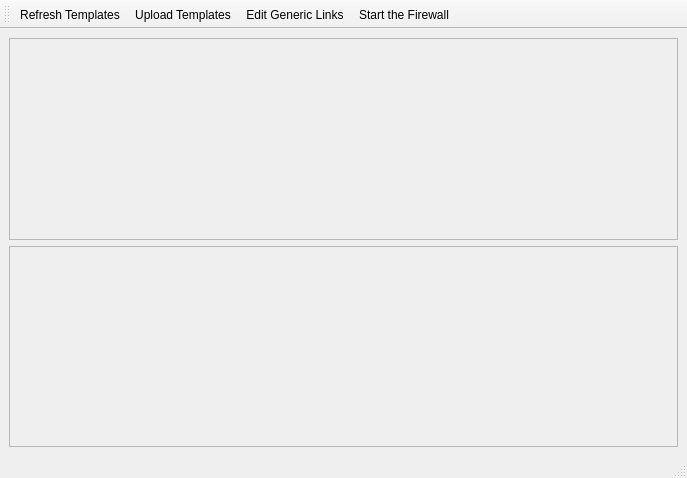
<?xml version="1.0" encoding="UTF-8"?>
<ui version="4.0">
 <class>TemplateWindow</class>
 <widget class="QMainWindow" name="TemplateWindow">
  <property name="geometry">
   <rect>
    <x>0</x>
    <y>0</y>
    <width>687</width>
    <height>478</height>
   </rect>
  </property>
  <property name="windowTitle">
   <string>Select Template</string>
  </property>
  <property name="windowIcon">
   <iconset resource="../../../../../nucentral-edenwall/trunk/resources/edenwall.qrc">
    <normaloff>:icons/appicon.png</normaloff>:icons/appicon.png</iconset>
  </property>
  <property name="toolButtonStyle">
   <enum>Qt::ToolButtonTextBesideIcon</enum>
  </property>
  <widget class="QWidget" name="centralwidget">
   <layout class="QVBoxLayout" name="verticalLayout">
    <item>
     <widget class="QFrame" name="filter_frame">
      <property name="frameShape">
       <enum>QFrame::StyledPanel</enum>
      </property>
      <property name="frameShadow">
       <enum>QFrame::Raised</enum>
      </property>
     </widget>
    </item>
    <item>
     <widget class="QSplitter" name="splitter">
      <property name="orientation">
       <enum>Qt::Horizontal</enum>
      </property>
      <widget class="QScrollArea" name="scrollArea">
       <property name="widgetResizable">
        <bool>true</bool>
       </property>
      </widget>
     </widget>
    </item>
   </layout>
  </widget>
  <widget class="QStatusBar" name="statusbar"/>
  <widget class="QToolBar" name="toolBar">
   <property name="windowTitle">
    <string>toolBar</string>
   </property>
   <attribute name="toolBarArea">
    <enum>TopToolBarArea</enum>
   </attribute>
   <attribute name="toolBarBreak">
    <bool>false</bool>
   </attribute>
   <addaction name="actionRefresh_templates"/>
   <addaction name="actionUpdate_templates"/>
   <addaction name="actionEdit_generic_links"/>
   <addaction name="actionStart_Nuface"/>
  </widget>
  <action name="actionUpdate_templates">
   <property name="icon">
    <iconset resource="../../../../../nucentral-edenwall/trunk/resources/edenwall.qrc">
     <normaloff>:/icons/upload.png</normaloff>:/icons/upload.png</iconset>
   </property>
   <property name="text">
    <string>Upload Templates</string>
   </property>
  </action>
  <action name="actionRefresh_templates">
   <property name="icon">
    <iconset resource="../../../../../nucentral-edenwall/trunk/resources/edenwall.qrc">
     <normaloff>:/icons/refresh.png</normaloff>:/icons/refresh.png</iconset>
   </property>
   <property name="text">
    <string>Refresh Templates</string>
   </property>
  </action>
  <action name="actionStart_Nuface">
   <property name="icon">
    <iconset resource="../../../../../nucentral-edenwall/trunk/resources/edenwall.qrc">
     <normaloff>:/icons/application.png</normaloff>:/icons/application.png</iconset>
   </property>
   <property name="text">
    <string>Start the Firewall</string>
   </property>
  </action>
  <action name="actionEdit_generic_links">
   <property name="icon">
    <iconset resource="../../../../../nucentral-edenwall/trunk/resources/edenwall.qrc">
     <normaloff>:/icons/edit.png</normaloff>:/icons/edit.png</iconset>
   </property>
   <property name="text">
    <string>Edit Generic Links</string>
   </property>
  </action>
  <action name="actionUpdate_templates_2">
   <property name="icon">
    <iconset resource="../../../../../nucentral-edenwall/trunk/resources/edenwall.qrc">
     <normaloff>:/icons/upload.png</normaloff>:/icons/upload.png</iconset>
   </property>
   <property name="text">
    <string>Upload Templates</string>
   </property>
  </action>
 </widget>
 <resources>
  <include location="../../../../../nucentral-edenwall/trunk/resources/edenwall.qrc"/>
 </resources>
 <connections/>
</ui>
